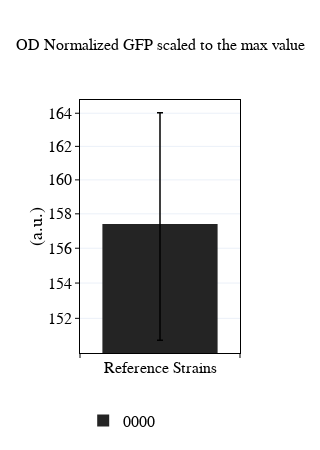

Source (notebook cell):
### Code cell
analyte_of_interest = 'mCherry'
strains = ['0000']
trace_list = []
temp_colors=[colors['blacks'][4]]
rep_list = [replicate for replicate in expt_atc.replicate_trials if
            str(replicate.trial_identifier.strain.name) in strains]
for i,strain in enumerate(strains):
    x = ['Reference Strains']
    replicate = [rep for rep in rep_list if rep.trial_identifier.strain.name==strain]
    if replicate:
        replicate = replicate[0]
        y = [(getattr(replicate.avg.analyte_dict[analyte_of_interest], attr)[-1])]
        y_errs = [np.sqrt(getattr(replicate.std.analyte_dict[analyte_of_interest], attr)[-1]**2)]


        trace_list.append(go.Bar(x=x,
                             y=y,
                             error_y=dict(type='data', array=y_errs, thickness=1.5, width=3, color='black'),
                             marker=dict(color=temp_colors[i], line=dict(width=0)),
                             showlegend=showlegend,# yaxis='y2',
                             legendgroup=str(strain),
                             name=str(strain)))    
width=300
fig1=go.Figure(data=trace_list)
fig1.update_xaxes(showline=True, linewidth=1, linecolor='black', mirror=True, side='bottom',
                  ticks='outside', ticklen=4, tickangle=0, tickson='boundaries', title_font=dict(size=18, family='Myriad Pro', color='black'),
                  tickfont=dict(size=16, family='Myriad Pro', color='black'), tickcolor='black',
                  showgrid=False,zeroline=False)
fig1.update_layout(height=450, width=width, legend_orientation='h', legend_y=-0.2, 
                   title_font=dict(family='Myriad Pro',size=16, color='black'),
                   legend_x=0.02, bargap=0.2, bargroupgap=0.1, title=title,
                   legend_font=dict(family='Myriad Pro', size=16, color='black'))
fig1['layout']['title']['font'] = dict(family='Myriad Pro',size=16, color='black')
fig1['layout']['yaxis'] = dict(title='(a.u.)', title_standoff=0,
                             title_font=dict(family='Myriad Pro', size=18, color='black'),
                             showline=True, linewidth=1, linecolor='black', mirror=True, nticks=9,
                             ticks='outside', ticklen=4, tickangle=0, type='log',
                             tickfont=dict(family='Myriad Pro',size=16, color='black'), tickcolor='black', 
                             showgrid=True,zeroline=False,side='left')
plot(fig1)

### Figure 1 — Plotly figure (JSON) as saved in the notebook; plotly's stock layout.template omitted (floating-point values rounded to 4 significant figures)
{"data": [{"error_y": {"array": [6.636], "color": "black", "thickness": 1.5, "type": "data", "width": 3}, "legendgroup": "0000", "marker": {"color": "rgb(36,36,36)", "line": {"width": 0}}, "name": "0000", "showlegend": true, "type": "bar", "x": ["Reference Strains"], "y": [157.4]}], "layout": {"bargap": 0.2, "bargroupgap": 0.1, "height": 450, "legend": {"font": {"color": "black", "family": "Myriad Pro", "size": 16}, "orientation": "h", "x": 0.02, "y": -0.2}, "title": {"font": {"color": "black", "family": "Myriad Pro", "size": 16}, "text": "OD Normalized GFP scaled to the max value"}, "width": 300, "xaxis": {"linecolor": "black", "linewidth": 1, "mirror": true, "showgrid": false, "showline": true, "side": "bottom", "tickangle": 0, "tickcolor": "black", "tickfont": {"color": "black", "family": "Myriad Pro", "size": 16}, "ticklen": 4, "ticks": "outside", "tickson": "boundaries", "title": {"font": {"color": "black", "family": "Myriad Pro", "size": 18}}, "zeroline": false}, "yaxis": {"linecolor": "black", "linewidth": 1, "mirror": true, "nticks": 9, "showgrid": true, "showline": true, "side": "left", "tickangle": 0, "tickcolor": "black", "tickfont": {"color": "black", "family": "Myriad Pro", "size": 16}, "ticklen": 4, "ticks": "outside", "title": {"font": {"color": "black", "family": "Myriad Pro", "size": 18}, "standoff": 0, "text": "(a.u.)"}, "type": "log", "zeroline": false}}}
